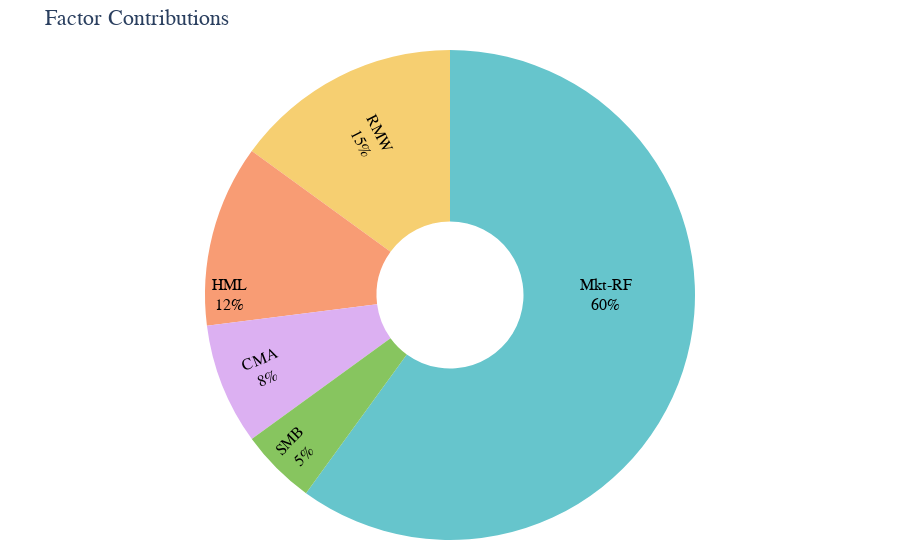

Notebook cell for this chart:
### Code cell
dct = {
    "Mkt-RF": 0.6,
    "SMB": 0.05,
    "HML": 0.12, 
    "CMA": 0.08,
    "RMW": 0.15
}

# Create a pie chart using Plotly
import plotly.express as px
import pandas as pd

# Convert the dictionary to a pandas Series for plotting
factor_contributions = pd.Series(dct)

# Create a pie chart
fig = px.pie(
    names=factor_contributions.index,
    values=factor_contributions.values,
    title="Factor Contributions",
    color_discrete_sequence=px.colors.qualitative.Pastel,
    hole=0.3  # Creates a donut chart effect
)

# Update layout for better appearance
fig.update_layout(
    legend_title_text="Factors",
    font=dict(size=12),
    margin=dict(t=50, b=20, l=20, r=20)
)

# Update the pie chart to show labels on the slices and remove the legend
fig.update_traces(
    textposition='inside',
    textinfo='label+percent',
    textfont=dict(size=16, family='Arial Black', color='black'),
    insidetextorientation='radial'
)

# Remove the legend
fig.update_layout(
    showlegend=False,
    title_font=dict(size=22, family='Arial Black'),
    font=dict(size=16, family='Arial Black')
)

# Display the chart
fig.show()

### Figure 1 — Plotly figure (JSON) as saved in the notebook; plotly's stock layout.template omitted (floating-point values rounded to 4 significant figures)
{"data": [{"domain": {"x": [0, 1], "y": [0, 1]}, "hole": 0.3, "hovertemplate": "label=%{label}<br>value=%{value}<extra></extra>", "insidetextorientation": "radial", "labels": ["Mkt-RF", "SMB", "HML", "CMA", "RMW"], "legendgroup": "", "name": "", "showlegend": true, "textfont": {"color": "black", "family": "Arial Black", "size": 16}, "textinfo": "label+percent", "textposition": "inside", "type": "pie", "values": [0.6, 0.05, 0.12, 0.08, 0.15]}], "layout": {"font": {"family": "Arial Black", "size": 16}, "legend": {"title": {"text": "Factors"}, "tracegroupgap": 0}, "margin": {"b": 20, "l": 20, "r": 20, "t": 50}, "piecolorway": ["rgb(102, 197, 204)", "rgb(246, 207, 113)", "rgb(248, 156, 116)", "rgb(220, 176, 242)", "rgb(135, 197, 95)", "rgb(158, 185, 243)", "rgb(254, 136, 177)", "rgb(201, 219, 116)", "rgb(139, 224, 164)", "rgb(180, 151, 231)", "rgb(179, 179, 179)"], "showlegend": false, "title": {"font": {"family": "Arial Black", "size": 22}, "text": "Factor Contributions"}}}
